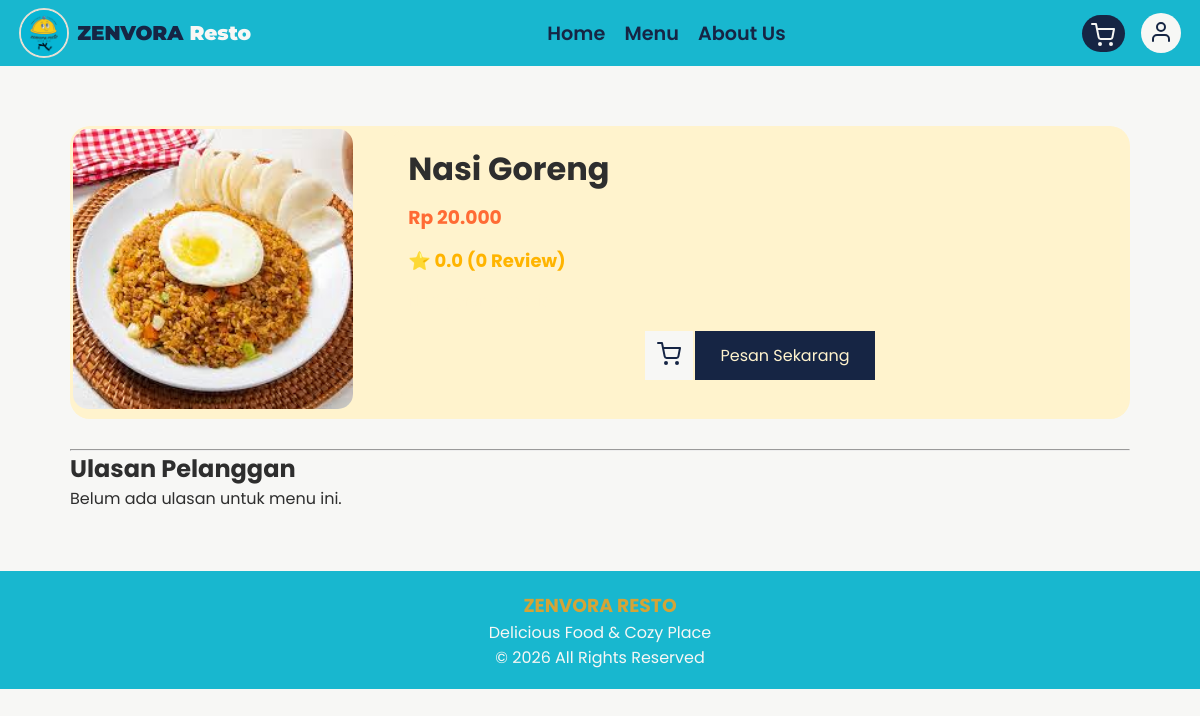
/detail_menus.php?id=53, run on an earlier commit of the app's database.
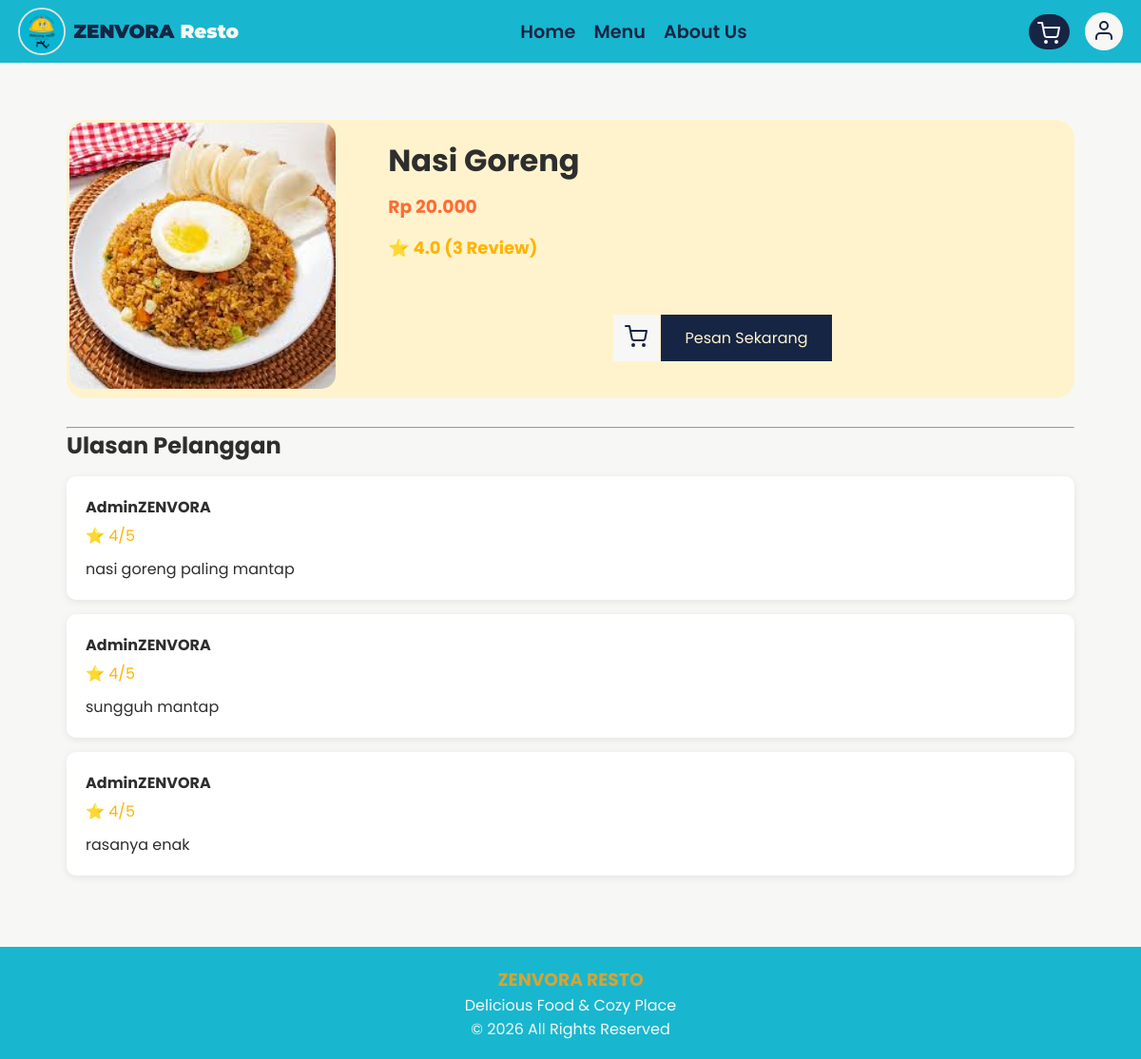
And on a later commit of the database.
### tables this page shows
CREATE TABLE `menus` (
  `id` int(11) NOT NULL,
  `category_id` int(11) DEFAULT NULL,
  `nama_menu` varchar(100) DEFAULT NULL,
  `deskripsi` text DEFAULT NULL,
  `harga` int(11) DEFAULT NULL,
  `gambar` varchar(255) DEFAULT NULL,
  `stok` int(11) DEFAULT NULL,
  `rating` decimal(2,1) DEFAULT 0.0,
  `total_review` int(11) DEFAULT 0
);

CREATE TABLE `reviews` (
  `id` int(11) NOT NULL,
  `user_id` int(11) NOT NULL,
  `menu_id` int(11) NOT NULL,
  `order_id` int(11) NOT NULL,
  `rating` int(11) NOT NULL,
  `komentar` text DEFAULT NULL,
  `created_at` timestamp NOT NULL DEFAULT current_timestamp()
);

CREATE TABLE `users` (
  `id` int(11) NOT NULL,
  `username` varchar(100) DEFAULT NULL,
  `email` varchar(100) DEFAULT NULL,
  `password` varchar(255) DEFAULT NULL,
  `role` enum('admin','user') DEFAULT 'user',
  `foto` varchar(255) DEFAULT NULL,
  `created_at` timestamp NOT NULL DEFAULT current_timestamp()
);

### detail_menus.php (the view, shortened to what this page needs)
<?php
include 'database/koneksi.php';
$id = (int)$_GET['id'];
$menu = mysqli_fetch_assoc(mysqli_query($conn,"
SELECT menus.*,
IFNULL(AVG(reviews.rating),0) AS rata_rating,
COUNT(reviews.id) AS total_review
FROM menus
LEFT JOIN reviews
ON menus.id = reviews.menu_id
WHERE menus.id='$id'
GROUP BY menus.id
"));
$reviews = mysqli_query($conn,"
SELECT reviews.*, users.username
FROM reviews
JOIN users
ON reviews.user_id = users.id
WHERE reviews.menu_id='$id'
ORDER BY reviews.created_at DESC
");
include 'includes/header.php';
include 'includes/navbar.php';
?>
<section class="detail-menu">
    <div class="detail-card">
        <div class="detail-image">
            <img src="assets/images/Menu/<?= $menu['gambar']; ?>" alt="<?= $menu['nama_menu']; ?>">
        </div>
        <div class="detail-info">
            <h2><?= htmlspecialchars($menu['nama_menu']); ?></h2>
            <h3>
                Rp <?= number_format($menu['harga'],0,',','.'); ?>
            </h3>
            <div class="rating-box">
                ⭐ <?= number_format($menu['rata_rating'],1); ?>
                (<?= $menu['total_review']; ?> Review)
            </div>
            <p>
            </p>
            <div class="footer-menu">
                <form method="POST">
                    <button type="submit" name="cart" class="cart-btn">
                        <i data-feather="shopping-cart"></i>
                    </button>
                </form>
                <a href="payments.php?id=<?= $menu['id']; ?>" class="btn-order">
                    Pesan Sekarang
                </a>
            </div>
        </div>
    </div>
    <hr>
    <h2>Ulasan Pelanggan</h2>
    <?php if(mysqli_num_rows($reviews)>0){ ?>
        <?php while($r=mysqli_fetch_assoc($reviews)){ ?>
            <div class="review-item">
                <h4><?= htmlspecialchars($r['username']); ?></h4>
                <div class="review-star">
                    ⭐ <?= $r['rating']; ?>/5
                </div>
                <p>
                    <?= nl2br(htmlspecialchars($r['komentar'])); ?>
                </p>
            </div>
        <?php } ?>
    <?php }else{ ?>
        <p class="review-info">
            Belum ada ulasan untuk menu ini.
        </p>
    <?php } ?>
</section>
<?php include 'includes/footer.php'; ?>

### includes/header.php (shortened to what this page needs)
<!DOCTYPE html>
<html lang="en">
<head>
    <link rel="stylesheet"
    href="./assets/css/style.css?v=<?php echo time(); ?>">
</head>
<body>

### includes/navbar.php (shortened to what this page needs)
<?php
include 'header.php';
?>
<nav class="navbar">
    <div class="nav-logo">
        <a href="/ZENVORA-resto/index.php">
            <img src="assets/images/LOGO/ZENVORA.jpeg" alt="logo">
            <h2>ZENVORA <span>Resto</span></h2>
        </a>
    </div>
    <div class="nav-links">
        <ul>
            <li><a class="btn-navLinks" href="/ZENVORA-resto/index.php">Home</a></li>
            <li><a class="btn-navLinks" href="/ZENVORA-resto/menu.php">Menu</a></li>
            <li><a class="btn-navLinks" href="/ZENVORA-resto/about.php">About Us</a></li>
        </ul>
    </div>
    <div class="nav-right">
        <a class="btn-cart" href="/ZENVORA-resto/cart.php">
            <i data-feather="shopping-cart"></i>
        </a>
        <?php if(isset($_SESSION['user'])): ?>
            <a class="nav-user logged-in" href="/ZENVORA-resto/profile.php">
                <?php  if(!empty($_SESSION['user']['foto'])): ?>
                    <img src="uploads/<?php echo $_SESSION['user']['foto']; ?>" class="usr-photo" alt="user">
                <?php else: ?>
                    <div class="default-user">
                        <i data-feather="user"></i>
                    </div>
                <?php endif; ?>
            </a>
        <?php else: ?>
            <button class="nav-user login-btn openPopup">
                <i data-feather="user"></i>
            </button>
        <?php endif; ?>
    </div>
</nav>

### includes/footer.php (shortened to what this page needs)
    <footer class="footer">
        <h3>ZENVORA RESTO</h3>
        <p>
            Delicious Food & Cozy Place
        </p>
        <p class="copyright">
            © 2026 All Rights Reserved
        </p>
    </footer>
</body>
</html>

### assets/css/style.css (style rules this page uses)
:root { --main-color: #f7F7F5; --secondary-color: #18B7CF; --font-main-color: #2E2E2E; --font-secondary-color:#D4A437; --card-main: #fff3cd; --border-color:#E5E0D5; --Tosku-color: #162544; }
* { margin: 0; padding: 0; box-sizing: border-box; }
body { background: var(--main-color); color: var(--font-main-color); font-family: "Poppins", sans-serif; }
.navbar { width: 100%; display: flex; justify-content: space-between; align-items: center; padding: 0.5rem 1.2rem; background-color: var(--secondary-color); position: sticky; top: 0; z-index: 9999; }
.navbar .nav-logo a { display: flex; align-items: center; gap: 0.5rem; text-decoration: none; }
.navbar .nav-logo img { width: 50px; height: 50px; object-fit: cover; border: solid 2px var(--border-color); border-radius: 50%; }
.navbar .nav-logo h2 { color: var(--Tosku-color); font-size: 20px; font-family: "Montserrat", sans-serif; font-weight: 900; }
.navbar .nav-logo h2 span { color: var(--main-color); }
.navbar .nav-links a { color: var(--Tosku-color); text-decoration: none; }
.navbar .nav-links ul { display: flex; align-items: center; gap: 1.2rem; list-style: none; }
.navbar .nav-links .btn-navLinks { font-size: 1.2rem; font-weight:600; }
.navbar .nav-right { display: flex; align-items: center; gap: 1rem; flex-shrink: 0; }
.navbar .nav-right a { color: #ffffff; }
.navbar .nav-right .btn-cart { position: relative; padding: 8px 10px 5px 9px; background-color: var(--Tosku-color); color: var(--main-color); border-radius: 20px; display: flex; align-items: center; justify-content: center; text-decoration: none; }
.navbar .nav-right .nav-user { width: 40px; height: 40px; background-color: var(--main-color); color: var(--Tosku-color); border-radius: 20px; }
.navbar .nav-right .nav-user { border: none; cursor: pointer; }
.detail-menu { max-width:1100px; margin:40px auto; padding:20px; }
.detail-menu .detail-card { display:flex; align-items: center; padding: 0.2rem; gap:40px; margin-bottom:30px; background: var(--card-main); border-radius: 20px; }
.detail-menu .detail-card .detail-image img { width:280px; height: 100%; border-radius:15px; }
.detail-menu .detail-card .detail-info { background: var(--card-main); flex:1; }
.detail-menu .detail-card .detail-info h2 { font-size:32px; margin-bottom:10px; }
.detail-menu .detail-card .detail-info h3 { color:#ff6b35; margin-bottom:15px; }
.detail-menu .detail-card .rating-box { margin:15px 0; font-size:18px; font-weight:bold; color:#ffb400; }
.detail-menu .detail-card .detail-info .footer-menu { display: flex; justify-content: center; align-items: center; gap: 2px; margin-top: 1.2rem; }
.detail-menu .detail-card .detail-info .footer-menu .cart-btn { width: 3rem; height: 100%; border: none; padding: 11px; background: var(--main-color); color: var(--Tosku-color); cursor: pointer; transition: 0.3s ease; }
.detail-menu .detail-card .detail-info .footer-menu .btn-order { display:inline-block; background: var(--Tosku-color); color: var(--card-main); padding:12px 25px; text-decoration:none; }
.detail-menu .review-item { background:#fff; padding:20px; border-radius:10px; margin:15px 0; box-shadow:0 2px 8px rgba(0,0,0,.08); }
.detail-menu .review-item h4 { margin-bottom:5px; }
.detail-menu .review-item .review-star { color:#ffb400; margin-bottom:10px; }
.detail-info { background: var(--Tosku-color); padding: 15px; border-radius: 10px; margin-bottom: 20px; }
.detail-info p { margin: 8px 0; font-size: 15px; color: var(--card-main); }
.footer { background: var(--secondary-color); color: var(--Tosku-color); padding: 1.2rem; text-align: center; }
.footer p { color: var(--main-color); }
.booking h1,h3 { color:var(--font-secondary-color); }

What changed in the data, as far as the page shows it:
added reviews: user.username "AdminZENVORA", rating "4", komentar "nasi goreng paling mantap"
added reviews: user.username "AdminZENVORA", rating "4", komentar "sungguh mantap"
added reviews: user.username "AdminZENVORA", rating "4", komentar "rasanya enak"
Also different on the page:
$menu['rata_rating']: "0.0" → "4.0"
$menu['total_review']: "0" → "3"
text no longer shown: "Belum ada ulasan untuk menu ini."
